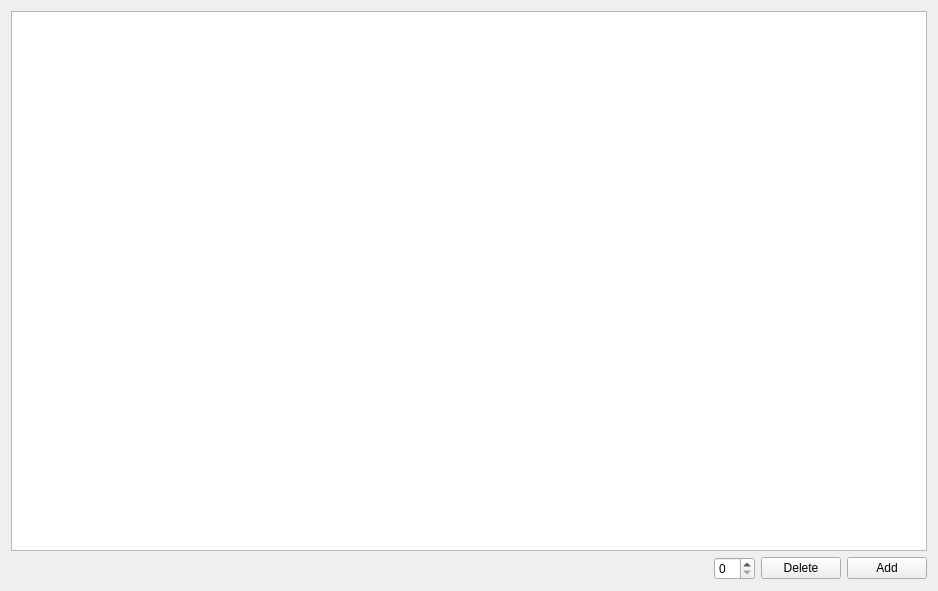
<?xml version="1.0" encoding="UTF-8"?>
<ui version="4.0">
 <class>TreeWidget</class>
 <widget class="QWidget" name="TreeWidget">
  <property name="geometry">
   <rect>
    <x>0</x>
    <y>0</y>
    <width>938</width>
    <height>591</height>
   </rect>
  </property>
  <property name="windowTitle">
   <string>Form</string>
  </property>
  <layout class="QVBoxLayout" name="verticalLayout">
   <item>
    <widget class="QGraphicsView" name="graphicsView"/>
   </item>
   <item>
    <layout class="QHBoxLayout" name="horizontalLayout">
     <item>
      <spacer name="horizontalSpacer">
       <property name="orientation">
        <enum>Qt::Horizontal</enum>
       </property>
       <property name="sizeHint" stdset="0">
        <size>
         <width>40</width>
         <height>20</height>
        </size>
       </property>
      </spacer>
     </item>
     <item>
      <widget class="QSpinBox" name="spinBox"/>
     </item>
     <item>
      <widget class="QPushButton" name="pushButtonDelete">
       <property name="text">
        <string>Delete</string>
       </property>
      </widget>
     </item>
     <item>
      <widget class="QPushButton" name="pushButtonAdd">
       <property name="text">
        <string>Add</string>
       </property>
      </widget>
     </item>
    </layout>
   </item>
  </layout>
 </widget>
 <resources/>
 <connections/>
</ui>
